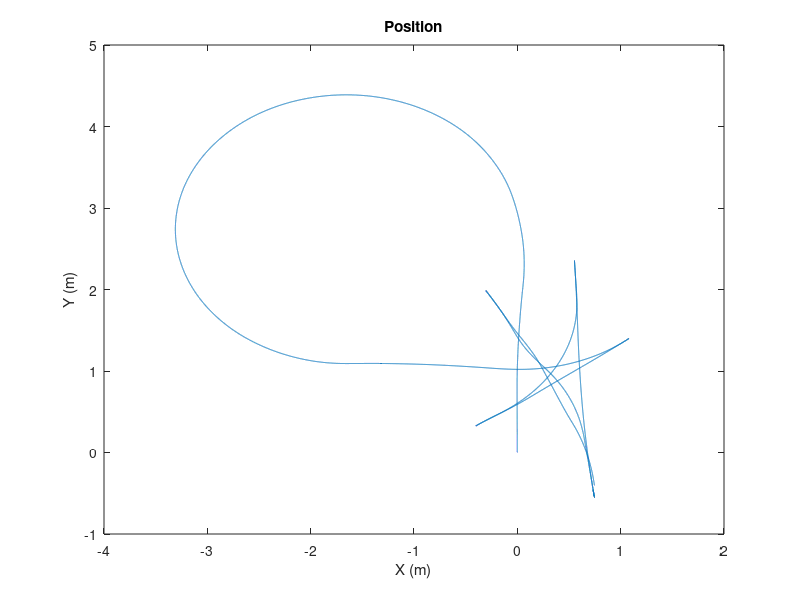

Here is the MATLAB script that generated this plot:
%Author: Po-Heng Chen , Z5014392
%Program: Solution for RD, S1.2018, Project01.PartB
% =========================================================================
function main()
    load('Speed_dataC');
    load('IMU_dataC.mat');

    times = double(Vel.times)/10000;
    times = times - times(1);
    %.....................................
    speed = Vel.speeds;
    N     = Vel.N ;
    %.....................................
    %ii = find(times < 20) ;
    ii = times < 20 ;
    bias = mean(IMU.DATAf(6,ii)) ;
    yaw_rate = IMU.DATAf(6,:) - bias ;
    %.....................................
    Pose = zeros(3,N-1);

    X0 = [0;0;pi/2] ; %Initial Condition (x, y, heading), in(meters, meters, radians)
    X = X0;
    for i = 1:N-1 %iterations / Loop
        X = PredictVehiclePose(X, yaw_rate(i), speed(i) ,times(i+1)-times(i));
        Pose(:,i) = X ;
    end;

    figure(1) ; clf() ; grid on ;
    plot(Pose(1,:),Pose(2,:)) ; xlabel('X (m)'); ylabel('Y (m)'); title('Position');
    %figure(2) ; clf ; plot(Pose(3,:)) ; %heading
return
end

% =============== Kinematic Model based on Angular Rate ===================
function X = PredictVehiclePose(X0,yaw_rate,speed,dt)
    % Remember: state vector X = [x; y; heading]
    LCar = 0.46 ; %in this example L = 0.46meters
    X=X0 ;
    dL = dt*speed ;
    X(3) = X0(3) + dt * (-yaw_rate);  % yawA = -yawB
    %X(3) = X0(3)+ tan(yaw_rate)*dL/LCar ;
    X(1:2) = X0(1:2)+dL*[ cos(X0(3));sin(X0(3))] ;
return ;
end
%.......................................................................%
